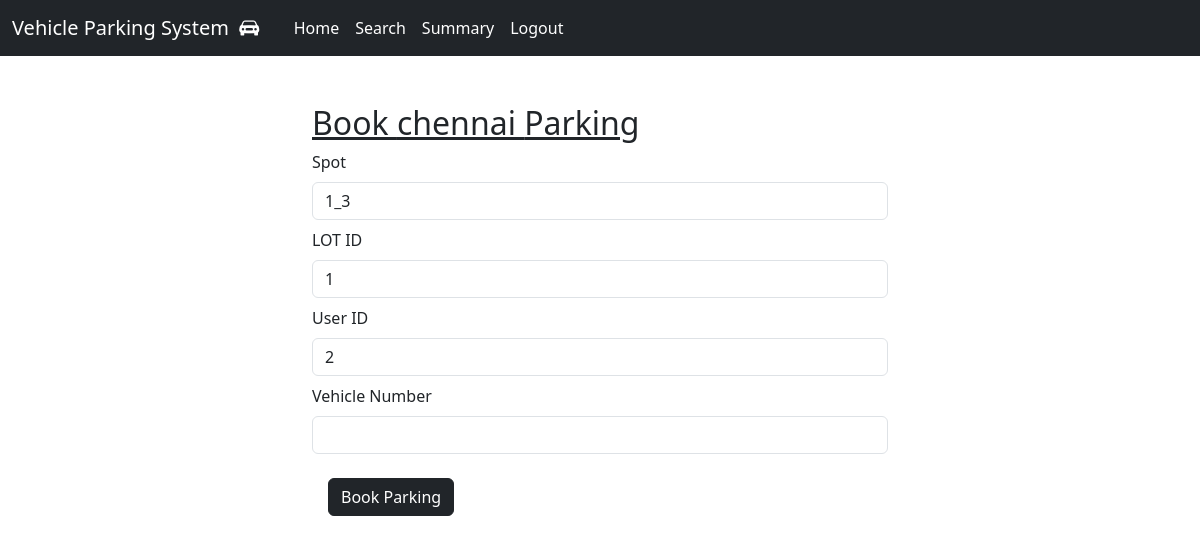
Screenshot of /book_parking/1 (signed in) with the database file from the repository.
### controllers/models.py (models this page shows)
class ParkingLot(db.Model):
    id = db.Column(db.Integer, primary_key=True, autoincrement=True)
    location = db.Column(db.String(100), nullable=False)
    address = db.Column(db.String(200), nullable=False)
    pin_code = db.Column(db.String, nullable=False)
    price = db.Column(db.String, nullable=False)
    max_spots = db.Column(db.Integer, nullable=False)
    spots = db.relationship('ParkingSpot', backref='lot', cascade="all, delete-orphan")

class ParkingSpot(db.Model):
    id = db.Column(db.Integer, primary_key=True, autoincrement=True)
    lot_id = db.Column(db.Integer, db.ForeignKey('parking_lot.id'), nullable=False)
    status = db.Column(db.String(1), nullable=False, default='A')
    spot = db.Column(db.String, nullable=False)

### controllers/general_routes.py (the view, shortened to what this page needs)
@app.route('/book_parking/<int:parking_lot_id>', methods=['GET', 'POST'])
def book_parking(parking_lot_id):
    parking_lot = ParkingLot.query.get_or_404(parking_lot_id)
    spot = ParkingSpot.query.filter_by(lot_id=parking_lot.id, status='A').first()
    if not spot:
        flash('No available parking spots in this lot.', 'error')
        return redirect(url_for('user_search_parking'))
    if not parking_lot:
        flash('Parking lot not found.', 'error')
        return redirect(url_for('user_search_parking'))
    return render_template('book_parking.html', parking_lot=parking_lot, spot=spot)

### templates/book_parking.html (shortened to what this page needs)
<!DOCTYPE html>
<html lang="en">
<head>
</head>
{% include 'index.html' %}
<body>
    {% block content %}
    <div class="container-fluid">
        <div class="row justify-content-center">
            <div class="col-6 m-3">
                <h2><u>Book {{ parking_lot.location }} Parking</u></h2>
                <form method="post" action="/book_parking/{{ parking_lot.id }}">
                    <div class="mb-2">
                        <label for="spot" class="form-label">Spot</label>
                        <input type="text" class="form-control" id="spot" name="spot" value="{{ spot.spot }}" required>
                    </div>
                    <div class="mb-2">
                        <label for="lot_id" class="form-label">LOT ID</label>
                        <input type="text" class="form-control" id="lot_id" name="lot_id" value="{{ parking_lot.id }}" required>
                    </div>
                    <div class="mb-2">
                        <label for="user_id" class="form-label">User ID</label>
                        <input type="text" class="form-control" id="user_id" name="user_id" value="{{ session['user_id'] }}" required>
                    </div>
                    <div class="mb-2">
                        <label for="vehicle_number" class="form-label">Vehicle Number</label>
                        <input type="text" class="form-control" id="vehicle_number" name="vehicle_number" required>
                    </div>
                    <button type="submit" class="btn btn-dark m-3">Book Parking</button>
                </form>
            </div>
        </div>
    </div>
    {%endblock%}
</body>
</html>

### rows the page displays
ParkingLot: location "chennai", lot_id "1"
ParkingSpot: spot "1_3"
